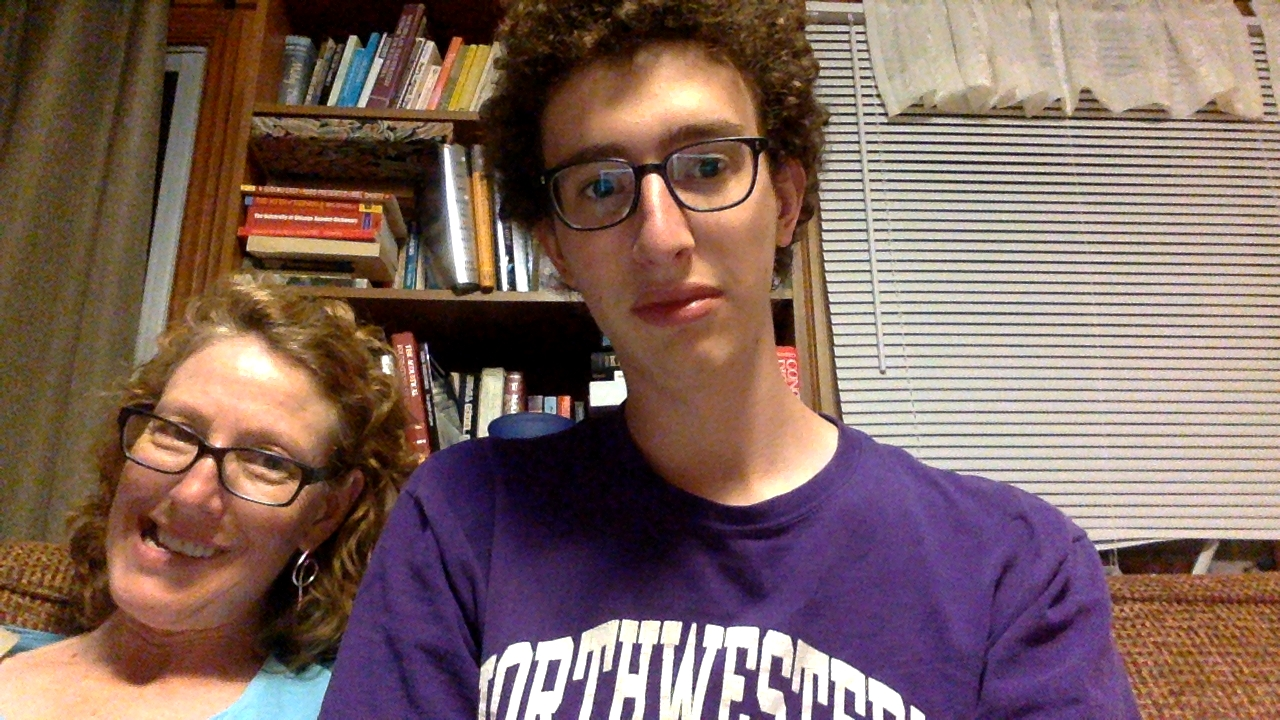
//> input picture Code/VideoCapture/TestImage.jpg, 1280 x 720 px
$ ./Draw ../VideoCapture/TestImage.jpg   (built with g++ and OpenCV 4)
//> lines starting //> are read from the running program, lines starting //| are printed output that depends on the picture; after the words box and inside, x2 and y2 are one past the last pixel; in counts of white or black regions, pixels touching at a corner belong together
#include "opencv2/highgui/highgui.hpp"
#include "opencv2/imgproc/imgproc.hpp"
#include <iostream>
#include <stdio.h>
#include <stdlib.h>
#include <time.h>       /* time */

using namespace cv;
using namespace std;

Mat src; Mat src_gray;
int thresh = 100;
int max_thresh = 255;
RNG rng(12345);

/// Function header
void thresh_callback(int, void* );

/** @function main */
int main( int argc, char** argv )
{
    /// Load source image and convert it to gray
    src = imread( argv[1], 1 );
//> src is the input picture: 720 rows x 1280 cols, CV_8UC3; mean B, G, R 95.3, 102, 127.4

    /// Convert image to gray and blur it
    cvtColor( src, src_gray, CV_BGR2GRAY );
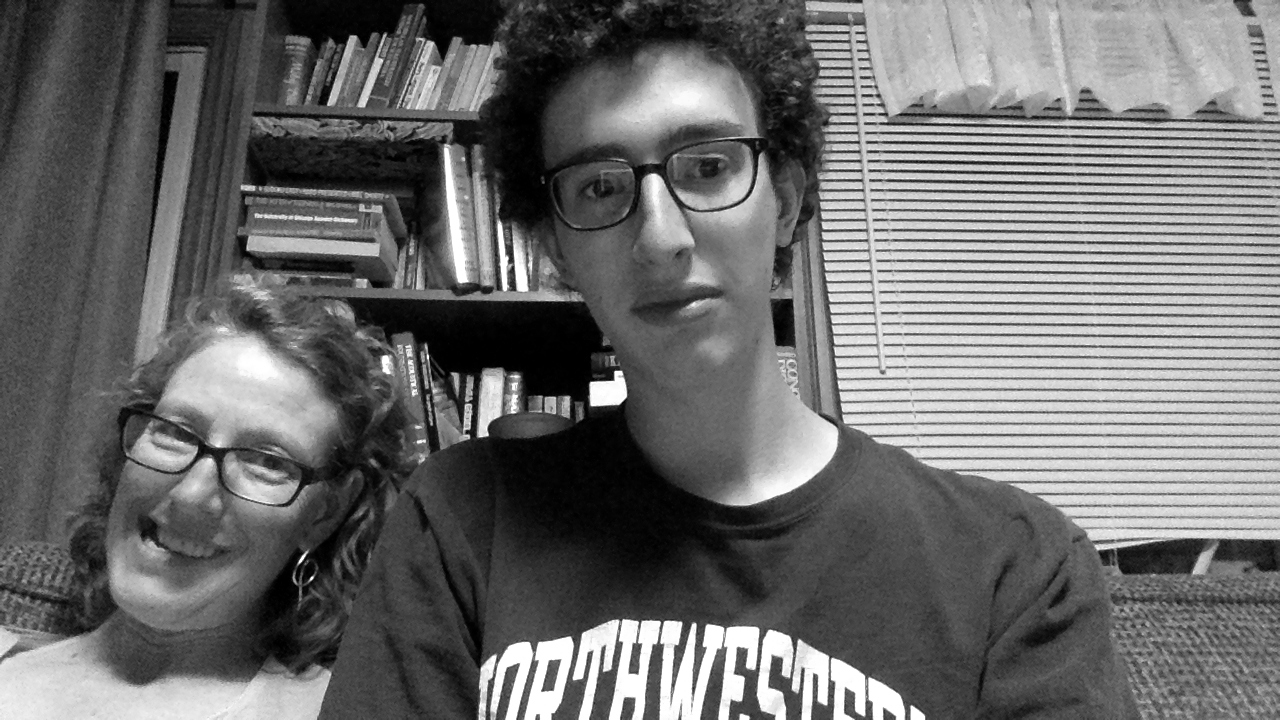
//> src_gray: 720 rows x 1280 cols, CV_8UC1; min 0, max 255, mean 108.8
    blur( src_gray, src_gray, Size(3,3) );

    /// Create Window
    char* source_window = "Source";
    namedWindow( source_window, CV_WINDOW_AUTOSIZE );
    imshow( source_window, src );

    //createTrackbar( " Canny thresh:", "Source", &thresh, max_thresh, thresh_callback );
//    thresh_callback( 0, 0 );

    Mat canny_output;
    vector<vector<Point> > contours;
    vector<Vec4i> hierarchy;

    /// Detect edges using canny
    Canny( src_gray, canny_output, thresh, thresh*2, 3 );
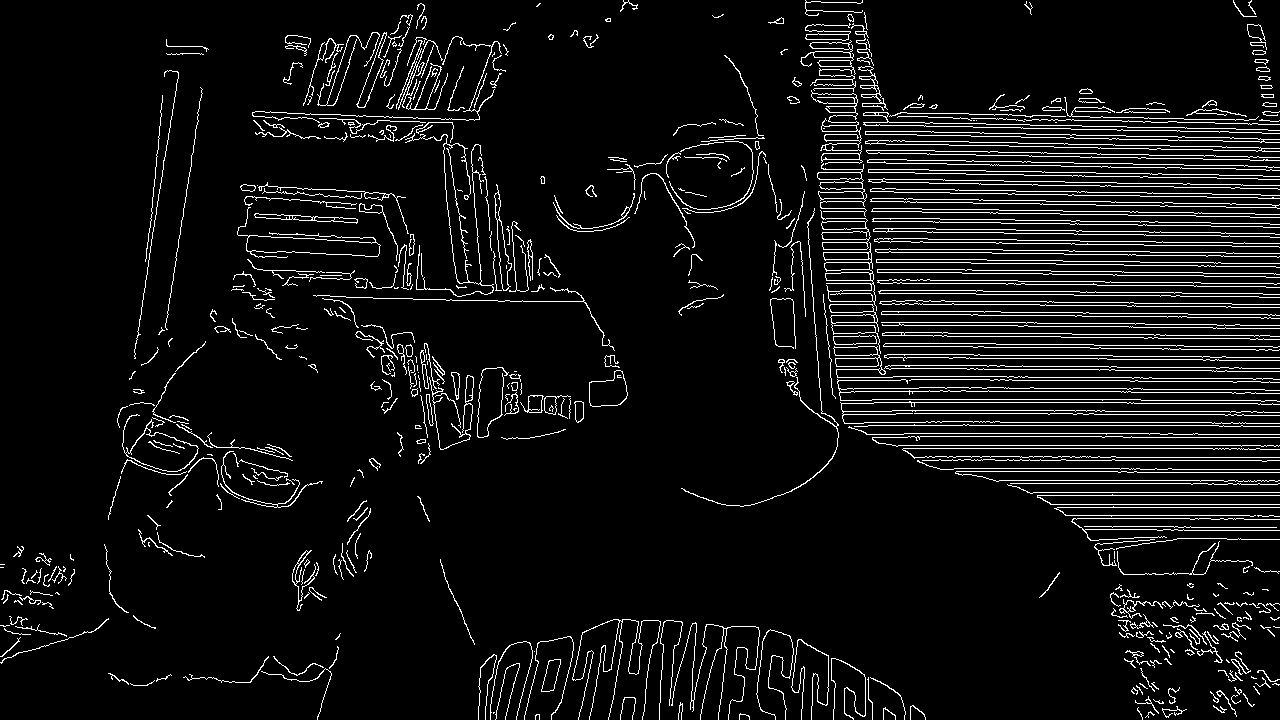
//> canny_output: 720 rows x 1280 cols, CV_8UC1; 6.8% white in thin lines or dots
    /// Find contours
    findContours( canny_output, contours, hierarchy, CV_RETR_TREE, CV_CHAIN_APPROX_NONE, Point(0, 0) );
//> contours = 669 contours, 484 with area under 20; largest, box (x1, y1, x2, y2) and area: (237, 207, 381, 258) 1902, (122, 414, 199, 472) 1892, (246, 235, 381, 257) 1883, (125, 428, 199, 472) 1824, (823, 242, 877, 311) 1544

    /// Draw contours
    Mat drawing = Mat::zeros( canny_output.size(), CV_8UC3 );
    for( int i = 0; i< contours.size(); i++ )
    {
        //Scalar color = Scalar( rng.uniform(0, 255), rng.uniform(0,255), rng.uniform(0,255) );
        drawContours( drawing, contours, i, Scalar(255,255,255), 2, 8, hierarchy, 0, Point() );
    }
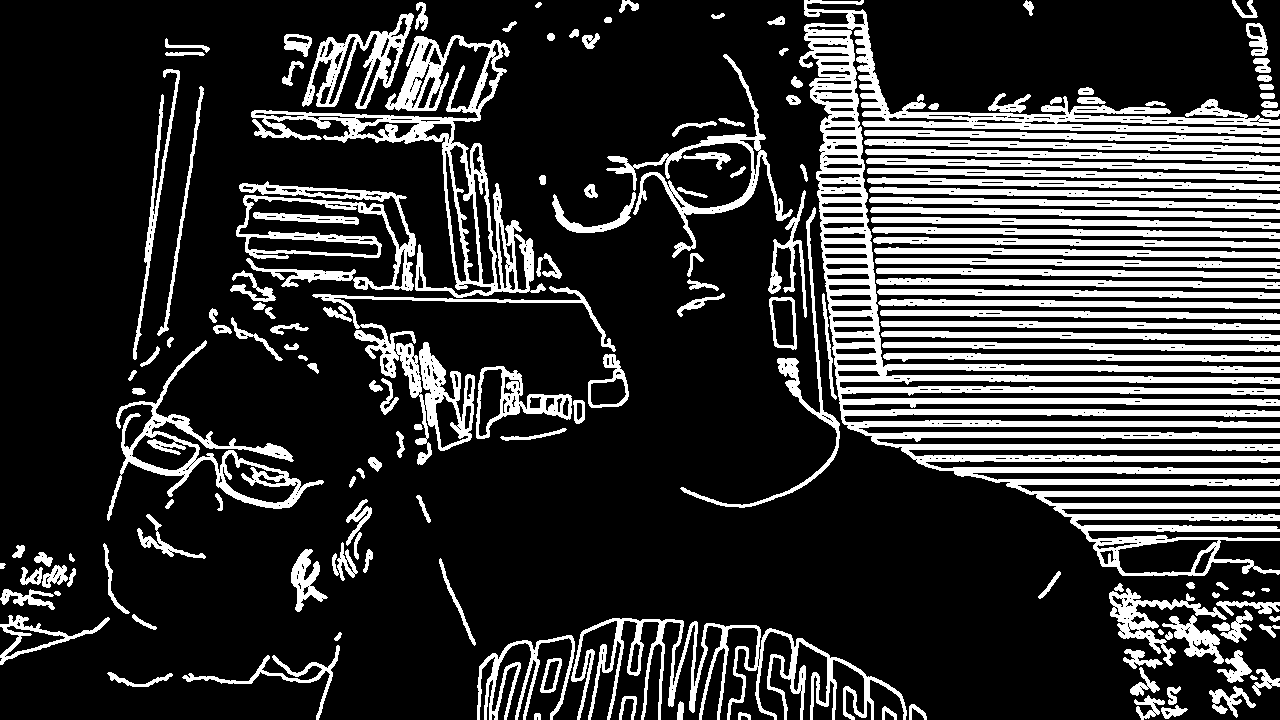
//> drawing: 720 rows x 1280 cols, CV_8UC3; 21% white; 166 white regions, largest, box (x1, y1, x2, y2) and area: (799, 0, 1280, 576) 54907, (251, 35, 546, 298) 11728, (571, 618, 907, 720) 8331

    /// Show in a window
    namedWindow( "Contours", CV_WINDOW_AUTOSIZE );
    imshow( "Contours", drawing );


    // [35 lines of commented-out code are left out]
    Mat drawn = Mat::zeros( drawing.size(), CV_8UC3 );
    vector<Mat> subregions;
    // contours_final is as given above in your code
    for (int i = 0; i < contours.size(); i++)
    {
        // Get bounding box for contour
        Rect roi = boundingRect(contours[i]); // This is a OpenCV function

        // Create a mask for each contour to mask out that region from image.
        Mat mask = Mat::zeros(src.size(), CV_8UC1);
        drawContours(mask, contours, i, Scalar(255), CV_FILLED); // This is a OpenCV function

        // At this point, mask has value of 255 for pixels within the contour and value of 0 for those not in contour.

        // Extract region using mask for region
        Mat contourRegion;
        Mat imageROI;
        src.copyTo(imageROI, mask); // 'image' is the image you used to compute the contours.
        contourRegion = imageROI(roi);
        // Mat maskROI = mask(roi); // Save this if you want a mask for pixels within the contour in contourRegion.

        // Store contourRegion. contourRegion is a rectangular image the size of the bounding rect for the contour
        // BUT only pixels within the contour is visible. All other pixels are set to (0,0,0).
        subregions.push_back(contourRegion);

    }
//> this loop made 669 passes
//> roi on passes 1 to 3: Rect(535, 714, 5, 6), Rect(739, 713, 11, 7), Rect(493, 712, 2, 2)
    char key;
    for(;;)
    {
        if (subregions.size() <= 0){
            cout << "end" << endl;
            break;
        }
        Mat cont = subregions.back();
        subregions.pop_back();
        cont.copyTo(drawn.rowRange(1, 1+cont.rows).colRange(3, 3+cont.cols));
        imshow( "Drawn", drawn);
        key = waitKey(30);
//> the Esc key is pressed
    }

    waitKey(0);

    return(0);
}

/** @function thresh_callback */
// [48 lines left out: function thresh_callback, not called in this run]
